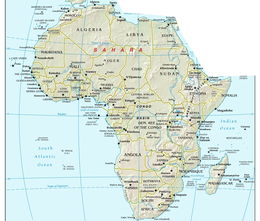
%> input picture reseni/Afrika.png, 260 x 221 px, shrunk from 1680 x 1426 before the run, given in place of star.png, which was not available
$ octave evropa_kanaly.m   (GNU Octave 9; MATLAB toolbox functions it lacks are replaced by stand-ins)
%> lines starting %> are read from the running program, lines starting %| are printed output that depends on the picture; pictures that were not available may be replaced by others from this repository, and a replacement may not be noted
### reseni/label.m
function [CS, ccounter] = label(ll,picflag)

%
% [CS ccounter] = label(ll,flag)
%
% Label segments using 4-connectivity
% ll .. input binary image (1's objects, 0's background)
% picflag .. if defined, also display the final labeled image
% CS .. output image with taged objects
% ccounter .. number of taged objects
%
% You can select individual objects by typing CS==i, where i=1,..,ccounter
%


% negative for compatibility reasons
ll = ~ll;
% working marix (may contain open segments)
OS = zeros(size(ll));
% final matrix
CS = zeros(size(ll));

w = size(ll,2);
h = size(ll,1);

% counter of close segments
ccounter = 1;

% scanline index
scanind = 1;

% first line
scanline = ll(:,scanind);
[seg c] = segment(scanline);
OS(:,scanind) = seg;

% counter of open segments
ocounter = c+1;

% main loop; do one column by one
for scanind = 2:w
   if rem(scanind,10)==0
      scanind
   end


   [seg c] = segment(ll(:,scanind));
   % create or attache and/or join
   for i=1:c
      joints = (OS((seg == i) & OS(:,scanind-1),scanind-1));
      % no joints, new segment starts
      if isempty(joints)
         OS((seg==i),scanind) = ocounter;
         ocounter = ocounter + 1;
      else
         joints = simplify(joints);
         % attach current segment to the first neighbouring one
         OS((seg==i),scanind) = joints(1);
         % more neighbours? join them all
         for k = joints(2:end)
            OS(OS == k) = joints(1);
         end
      end
   end
end

% relabel segments so that each label in the interval 1..NO_OF_SEGMENTS is used
for i = 1:ocounter-1
   mask = find(OS == i);
   if ~isempty(mask)
      CS(mask) = ccounter;
      ccounter = ccounter + 1;
   end
end

ccounter = ccounter-1

if exist('picflag')
    figure; colormap(gray);
    imagesc(CS~=0);
    axis image;
    for i=1:ccounter
        [k l] = find(CS==i);
        text(min(l),min(k),num2str(i),'Color','r');
    end
end

% segment one image line
function [o, s] = segment(sl)

o = zeros(length(sl),1);;
d = conv([1; sl; 1],[-1; 1]);
d = d(2:end-1);
l = find(d == 1);
r = find(d == -1);
%r = r-1;
s = 0;
for i=[l r-1]'
   s= s+1;
   o(i(1):i(2)) = s;
end

% remove multiple occurences of the same number
% [5 lines left out: function simplify, not called in this run]

### reseni/find_centroids.m
function C = find_centroids(I)

[lab, N] = label(I);

C = zeros(N, 2);
for i=1:N
  R = lab == i;
  [rows, cols] = find(R==1);
  cx = mean( cols );
  cy = mean( rows );
  C(i,:) = [cx, cy];
end

end

### reseni/evropa_kanaly.m
star = imread('star.png');
%> star is the input picture: size 221x260x3 uint8; mean R, G, B 214.8, 229.2, 222.2
%star = rgb2gray(star);
%star = star > 80;
imshow(star);
%star = [0 0 0 0 1 0 0 0 0;
%        0 0 0 0 1 0 0 0 0;
%        0 0 0 1 1 1 0 0 0;
%        1 1 1 1 1 1 1 1 1;
%        0 1 1 1 1 1 1 1 0;
%        0 0 1 1 1 1 1 0 0;
%        0 0 1 1 1 1 1 0 0;
%        0 0 1 1 0 1 1 0 0;
%        0 1 1 0 0 0 1 1 0; ];

evropa = imread('Evropa.png');
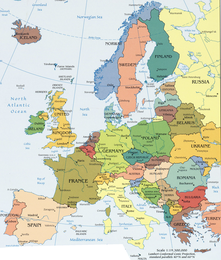
%> input picture reseni/Evropa.png, 221 x 260 px, shrunk from 1583 x 1864 before the run
%> evropa is the input picture: size 260x221x3 uint8; mean R, G, B 208.7, 210.3, 188.8
%evropa = rgb2gray(africa);
%evropa = africa > 100;

%imshow(evropa);

cor_r = normxcorr2(star(:,:,1), evropa(:,:,1));
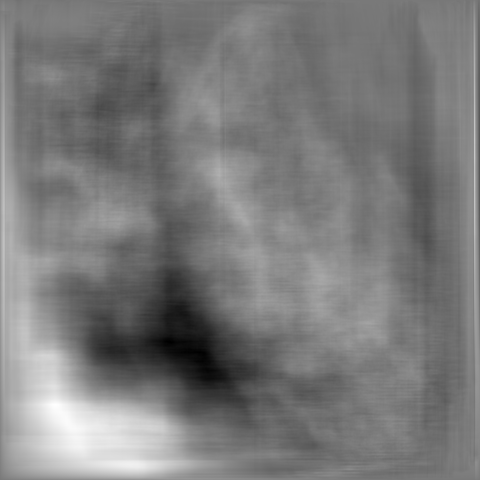
%> cor_r: size 480x480 double; min -0.242, max 0.279, mean 0.00955; drawn with min black and max white
cor_g = normxcorr2(star(:,:,2), evropa(:,:,2));
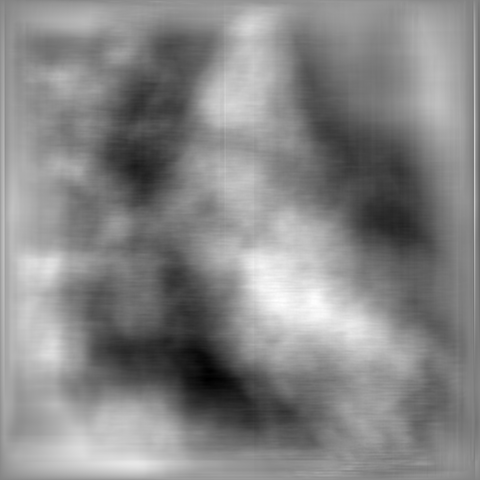
%> cor_g: size 480x480 double; min -0.215, max 0.206, mean 0.00703; drawn with min black and max white
cor_b = normxcorr2(star(:,:,3), evropa(:,:,3));
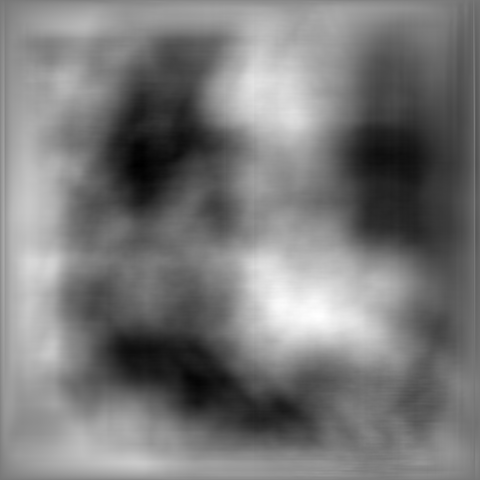
%> cor_b: size 480x480 double; min -0.245, max 0.283, mean 0.00593; drawn with min black and max white

%zobr(cor > 0.6);

cor_threshold = 0.6;
cities = cor_r > cor_threshold & cor_g > cor_threshold & cor_b > cor_threshold;
%> cities: size 480x480 logical; every value is 0
%cities = thin(cities);
%imshow(cities);

[xs,ys] = find(cities);
%> xs = []; ys = []

xs = xs - size(star,2)/2;
ys = ys - size(star,1)/2;


imshow(evropa);
hold on;
%plot(ys, xs, 'go');
%hold off;

C = find_centroids(cities);
%> in label, `ll = ~ll;`: ll: size 480x480 logical; every value is 1
%> in label, `scanline = ll(:,scanind);`: scanline = 480 logical values, 480 true
%> in segment, `d = conv([1; sl; 1],[-1; 1]);`: d = 483 values from -1 to 1
%> in segment, `d = d(2:end-1);`: d = 481 values from 0 to 0
%> in segment, `l = find(d == 1);`: l = []
%> after the loop in segment, `for i=[l r-1]'`: o = 480 values from 0 to 0; s = 0
%> in label, `[seg c] = segment(scanline);`: seg = 480 values from 0 to 0; c = 0
%> in label, `OS(:,scanind) = seg;`: OS: size 480x480 double; every value is 0
%> in label, `ocounter = c+1;`: ocounter = 1
%> in label, `ccounter = ccounter-1`: ccounter = 0
%> C = []
C(:,1) = C(:,1)-size(star,1)/2;
C(:,2) = C(:,2)-size(star,2)/2;
plot(C(:,1), C(:,2), 'ro', 'markersize', 20, 'LineWidth',4);

% [5 lines of commented-out code are left out]

chosen_city = 1;
closest_city_dist = 0;
% Find city with maximum closest city distance
for i=1:length(C)
  i_closest_dist = 10000000000000000;
  for j=1:length(C)
    d = sqrt((C(i,1)-C(j,1))^2 + (C(i,2)-C(j,2))^2);
    if d < i_closest_dist && j ~= i
      i_closest_dist = d
    end
  end
  if i_closest_dist > closest_city_dist
    chosen_city = i;
    closest_city_dist = i_closest_dist;
  end
end
%> after the loop, chosen_city = 1; closest_city_dist = 0

%plot(C(chosen_city, 1), C(chosen_city, 2), 'go', 'markersize', 20, 'LineWidth',4);
